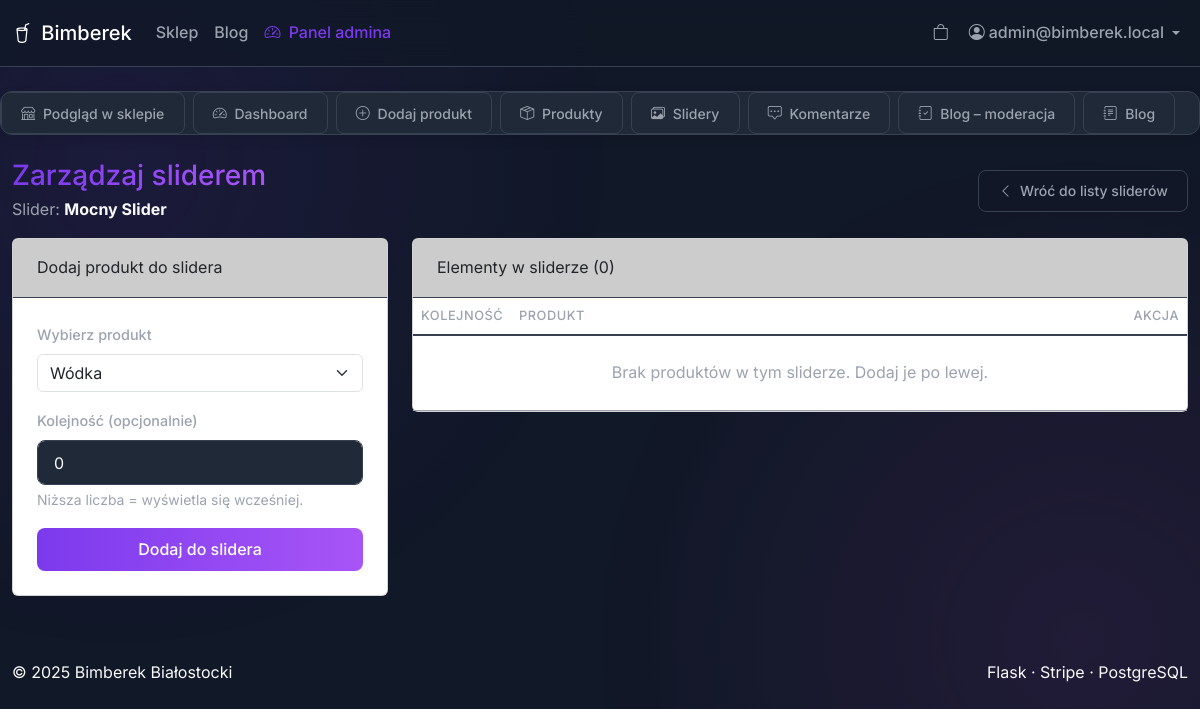
Page /admin/sliders/1 (signed in) on the earlier database version.
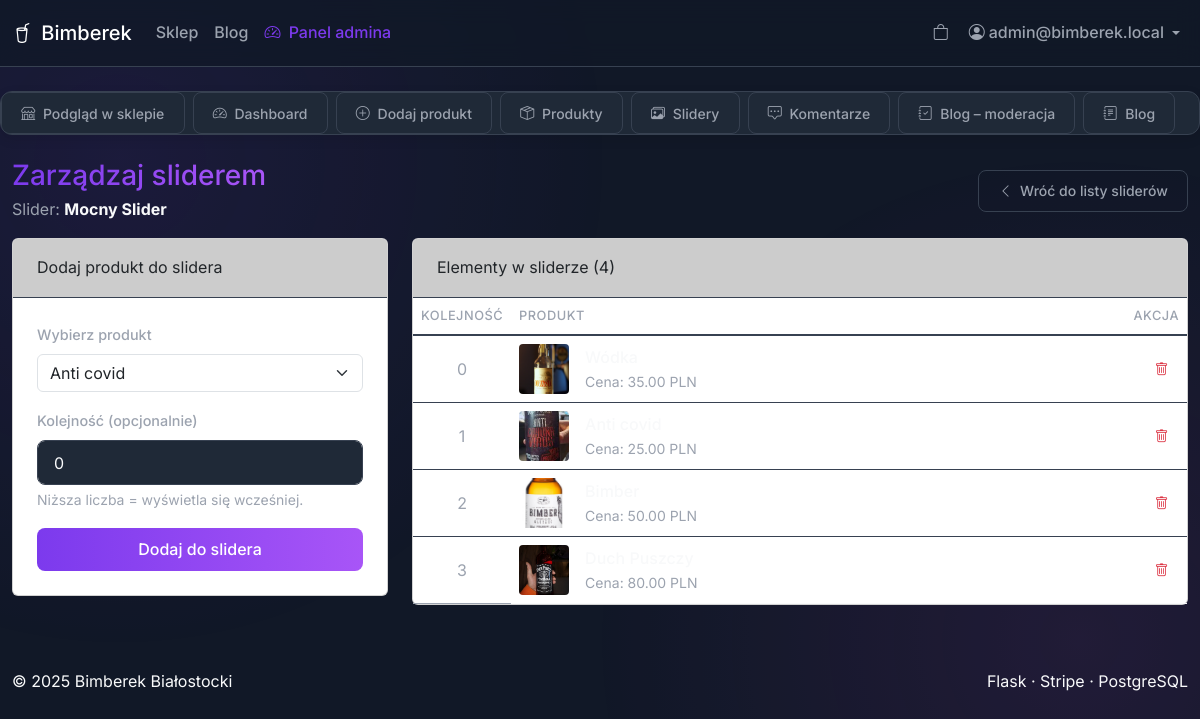
Same page on the later database version.
### app/models.py (models this page shows, shortened)
class SliderItem(db.Model):
    __tablename__ = "slider_items"
    id = db.Column(db.Integer, primary_key=True)
    slider_id = db.Column(db.Integer, db.ForeignKey("sliders.id"), nullable=False)
    product_id = db.Column(db.Integer, db.ForeignKey("products.id"), nullable=True)
    media_id = db.Column(db.Integer, db.ForeignKey("media.id"), nullable=True)
    order_index = db.Column(db.Integer, nullable=False, default=0)
    caption = db.Column(db.String(255), nullable=True)
    slider = db.relationship("Slider", back_populates="items")
    product = db.relationship("Product", back_populates="slider_items")
    media = db.relationship("Media", back_populates="slider_items")
    __table_args__ = (
        db.UniqueConstraint("slider_id", "order_index", name="uq_slider_order"),
    )

class Product(db.Model):
    __tablename__ = "products"
    id = db.Column(db.Integer, primary_key=True)
    name = db.Column(db.String(200), nullable=False)
    description_html = db.Column(db.Text, nullable=True)
    price = db.Column(db.Numeric(10, 2), nullable=False)
    category_id = db.Column(db.Integer, db.ForeignKey("categories.id"), nullable=True)
    image_filename = db.Column(db.String(200), nullable=True)
    stock = db.Column(db.Integer, nullable=False, default=0, server_default="0")
    category = db.relationship("Category", back_populates="products")
    comments = db.relationship("Comment", back_populates="product", lazy=True)
    slider_items = db.relationship("SliderItem", back_populates="product", lazy=True)

### app/admin/routes.py (the view, shortened to what this page needs)
@admin_bp.route("/sliders/<int:slider_id>", methods=["GET", "POST"])
@login_required
def slider_detail(slider_id: int):
    if not admin_required():
        flash("Brak uprawnień do panelu administratora.", "danger")
        return redirect(url_for("shop.index"))
    slider = Slider.query.get_or_404(slider_id)
    form = AddSliderItemForm() # Formularz z forms.py
    items_in_slider = slider.items
    return render_template(
        "admin/slider_detail.html",
        slider=slider,
        items_in_slider=items_in_slider,
        form=form
    )

### app/admin/forms.py
class AddSliderItemForm(FlaskForm):
    product_id = SelectField(
        "Wybierz produkt",
        coerce=int,
        validators=[DataRequired(message="Musisz wybrać produkt.")]
    )
    order_index = IntegerField(
        "Kolejność (opcjonalnie)",
        default=0,
        validators=[Optional(), NumberRange(min=0)]
    )
    submit = SubmitField("Dodaj do slidera")
    def __init__(self, *args, **kwargs):
        super().__init__(*args, **kwargs)
        try:
            from app.models import Product
            products = Product.query.order_by(Product.name).all()
            self.product_id.choices = [(p.id, p.name) for p in products]
        except Exception:
            self.product_id.choices = []

### app/admin/routes.py (called while the page is built)
def admin_required() -> bool:
    if not current_user.is_authenticated:
        return False
    if getattr(current_user, "is_admin", False):
        return True
    if getattr(current_user, "role", None) == "admin":
        return True
    return False

### app/admin/templates/admin/slider_detail.html (shortened to what this page needs)
{% extends "base.html" %}
{% block content %}
{% include "admin/_toolbar.html" %}
<div class="container my-4">
  <div class="d-flex justify-content-between align-items-center mb-3">
    <div>
      <h1 class="h3 mb-1">Zarządzaj sliderem</h1>
      <p class="muted mb-0">
        Slider: <strong class="text-light">{{ slider.name }}</strong>
      </p>
    </div>
    <a href="{{ url_for('admin.sliders') }}" class="btn btn-outline-light btn-sm">
      <i class="bi bi-chevron-left me-1"></i> Wróć do listy sliderów
    </a>
  </div>
  <div class="row g-4">
    <div class="col-lg-4">
      <div class="card">
        <div class="card-header">
          Dodaj produkt do slidera
        </div>
        <div class="card-body">
          <form method="POST" action="{{ url_for('admin.slider_detail', slider_id=slider.id) }}">
            <div class="mb-3">
              {{ form.product_id.label(class="form-label") }}
              {{ form.product_id(class="form-select" + (" is-invalid" if form.product_id.errors else "")) }}
            </div>
            <div class="mb-3">
              {{ form.order_index.label(class="form-label") }}
              {{ form.order_index(class="form-control" + (" is-invalid" if form.order_index.errors else "")) }}
              <div class="form-text muted">Niższa liczba = wyświetla się wcześniej.</div>
            </div>
            <div class="d-grid">
              {{ form.submit(class="btn btn-primary") }}
            </div>
          </form>
        </div>
      </div>
    </div>
    <div class="col-lg-8">
      <div class="card">
        <div class="card-header">
          Elementy w sliderze ({{ items_in_slider|length }})
        </div>
        <div class="card-body p-0">
          <table class="table table-hover mb-0 align-middle">
            <thead>
              <tr>
                <th style="width: 80px;">Kolejność</th>
                <th>Produkt</th>
                <th style="width: 100px;" class="text-end">Akcja</th>
              </tr>
            </thead>
            <tbody>
              {% for item in items_in_slider %}
              <tr>
                <td class="muted text-center">{{ item.order_index }}</td>
                <td>
                  <div class="d-flex align-items-center gap-3">
                    {% if item.product and item.product.image_filename %}
                      <img src="{{ url_for('static', filename='images/products/' ~ item.product.image_filename) }}" alt="" style="width: 50px; height: 50px; object-fit: cover; border-radius: 4px;">
                    {% else %}
                      <img src="https://placehold.co/50x50/020617/374151?text=?" alt="" style="width: 50px; height: 50px; object-fit: cover; border-radius: 4px;">
                    {% endif %}
                    <div>
                      <a href="{{ url_for('admin.product_detail', product_id=item.product_id) }}" class="text-light text-decoration-none">
                      </a>
                      <div class="small muted">
                        Cena: {{ "%.2f"|format(item.product.price) }} PLN
                      </div>
                    </div>
                  </div>
                </td>
                <td class="text-end">
                  <form action="{{ url_for('admin.remove_slider_item', item_id=item.id) }}" method="POST" onsubmit="return confirm('Usunąć ten produkt ze slidera?');">
                    <button type="submit" class="btn btn-sm btn-outline-danger">
                      <i class="bi bi-trash"></i>
                    </button>
                  </form>
                </td>
              </tr>
              {% else %}
              <tr>
                <td colspan="3" class="text-center py-4 muted">
                  Brak produktów w tym sliderze. Dodaj je po lewej.
                </td>
              </tr>
              {% endfor %}
            </tbody>
          </table>
        </div>
      </div>
    </div>
  </div>
</div>
{% endblock %}

Differences in the rows shown:
added SliderItem: order_index "0", image_filename (picture)
now on this page (row edited): Product: product.price "35.00"
added SliderItem: order_index "1", image_filename (picture)
added Product: product.price "25.00"
added SliderItem: order_index "2", image_filename (picture)
added Product: product.price "50.00"
added SliderItem: order_index "3", image_filename (picture)
added Product: product.price "80.00"
Other differences:
form field product_id: "Wódka" → "Anti covid"
{{ items_in_slider|length }}: "0" → "4"
text no longer shown: "Brak produktów w tym sliderze. Dodaj je po lewej."
